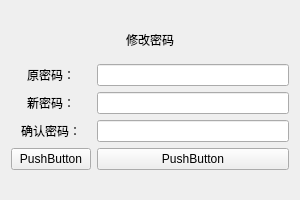
<?xml version="1.0" encoding="UTF-8"?>
<ui version="4.0">
 <class>resetPass</class>
 <widget class="QWidget" name="resetPass">
  <property name="geometry">
   <rect>
    <x>0</x>
    <y>0</y>
    <width>300</width>
    <height>200</height>
   </rect>
  </property>
  <property name="windowTitle">
   <string>Form</string>
  </property>
  <layout class="QGridLayout" name="gridLayout">
   <item row="0" column="0">
    <layout class="QFormLayout" name="formLayout">
     <property name="labelAlignment">
      <set>Qt::AlignCenter</set>
     </property>
     <property name="formAlignment">
      <set>Qt::AlignCenter</set>
     </property>
     <item row="2" column="1">
      <widget class="QLineEdit" name="LineEdit"/>
     </item>
     <item row="3" column="0">
      <widget class="QLabel" name="Label_2">
       <property name="text">
        <string>新密码：</string>
       </property>
      </widget>
     </item>
     <item row="3" column="1">
      <widget class="QLineEdit" name="LineEdit_2"/>
     </item>
     <item row="4" column="0">
      <widget class="QLabel" name="Label_3">
       <property name="text">
        <string>确认密码：</string>
       </property>
      </widget>
     </item>
     <item row="4" column="1">
      <widget class="QLineEdit" name="LineEdit_3"/>
     </item>
     <item row="2" column="0">
      <widget class="QLabel" name="Label_1">
       <property name="text">
        <string>原密码：</string>
       </property>
      </widget>
     </item>
     <item row="5" column="0">
      <widget class="QPushButton" name="pushButton">
       <property name="text">
        <string>PushButton</string>
       </property>
      </widget>
     </item>
     <item row="5" column="1">
      <widget class="QPushButton" name="pushButton_2">
       <property name="text">
        <string>PushButton</string>
       </property>
      </widget>
     </item>
     <item row="0" column="0" colspan="2">
      <widget class="QLabel" name="label">
       <property name="text">
        <string>修改密码</string>
       </property>
       <property name="alignment">
        <set>Qt::AlignCenter</set>
       </property>
      </widget>
     </item>
     <item row="1" column="0">
      <widget class="Line" name="line">
       <property name="orientation">
        <enum>Qt::Horizontal</enum>
       </property>
      </widget>
     </item>
    </layout>
   </item>
  </layout>
 </widget>
 <resources/>
 <connections/>
</ui>
